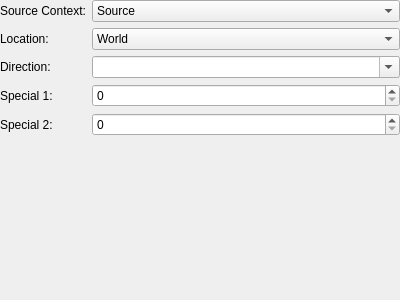
<?xml version="1.0" encoding="UTF-8"?>
<ui version="4.0">
 <class>ActionSpecialDirection</class>
 <widget class="QWidget" name="ActionSpecialDirection">
  <property name="geometry">
   <rect>
    <x>0</x>
    <y>0</y>
    <width>400</width>
    <height>300</height>
   </rect>
  </property>
  <layout class="QVBoxLayout" name="verticalLayout">
   <property name="leftMargin">
    <number>0</number>
   </property>
   <property name="topMargin">
    <number>0</number>
   </property>
   <property name="rightMargin">
    <number>0</number>
   </property>
   <property name="bottomMargin">
    <number>0</number>
   </property>
   <item>
    <layout class="QFormLayout" name="formLayout">
     <property name="fieldGrowthPolicy">
      <enum>QFormLayout::AllNonFixedFieldsGrow</enum>
     </property>
     <item row="0" column="0">
      <widget class="QLabel" name="lblSourceContext">
       <property name="text">
        <string>Source Context:</string>
       </property>
      </widget>
     </item>
     <item row="0" column="1">
      <widget class="QComboBox" name="sourceContext">
       <item>
        <property name="text">
         <string>Source</string>
        </property>
       </item>
       <item>
        <property name="text">
         <string>Party</string>
        </property>
       </item>
       <item>
        <property name="text">
         <string>All</string>
        </property>
       </item>
      </widget>
     </item>
     <item row="1" column="0">
      <widget class="QLabel" name="lblLocation">
       <property name="text">
        <string>Location:</string>
       </property>
      </widget>
     </item>
     <item row="1" column="1">
      <widget class="QComboBox" name="location">
       <item>
        <property name="text">
         <string>World</string>
        </property>
       </item>
       <item>
        <property name="text">
         <string>Channel</string>
        </property>
       </item>
       <item>
        <property name="text">
         <string>Instance</string>
        </property>
       </item>
       <item>
        <property name="text">
         <string>Zone</string>
        </property>
       </item>
      </widget>
     </item>
     <item row="2" column="0">
      <widget class="QLabel" name="lblDirection">
       <property name="text">
        <string>Direction:</string>
       </property>
      </widget>
     </item>
     <item row="2" column="1">
      <widget class="QComboBox" name="direction">
       <property name="sizePolicy">
        <sizepolicy hsizetype="Expanding" vsizetype="Fixed">
         <horstretch>0</horstretch>
         <verstretch>0</verstretch>
        </sizepolicy>
       </property>
       <property name="editable">
        <bool>true</bool>
       </property>
      </widget>
     </item>
     <item row="3" column="0">
      <widget class="QLabel" name="lblSpecial1">
       <property name="text">
        <string>Special 1:</string>
       </property>
      </widget>
     </item>
     <item row="3" column="1">
      <widget class="QSpinBox" name="special1">
       <property name="minimum">
        <number>0</number>
       </property>
       <property name="maximum">
        <number>255</number>
       </property>
      </widget>
     </item>
     <item row="4" column="0">
      <widget class="QLabel" name="lblSpecial2">
       <property name="text">
        <string>Special 2:</string>
       </property>
      </widget>
     </item>
     <item row="4" column="1">
      <widget class="QSpinBox" name="special2">
       <property name="minimum">
        <number>0</number>
       </property>
       <property name="maximum">
        <number>255</number>
       </property>
      </widget>
     </item>
    </layout>
   </item>
  </layout>
 </widget>
 <resources/>
 <connections/>
</ui>
